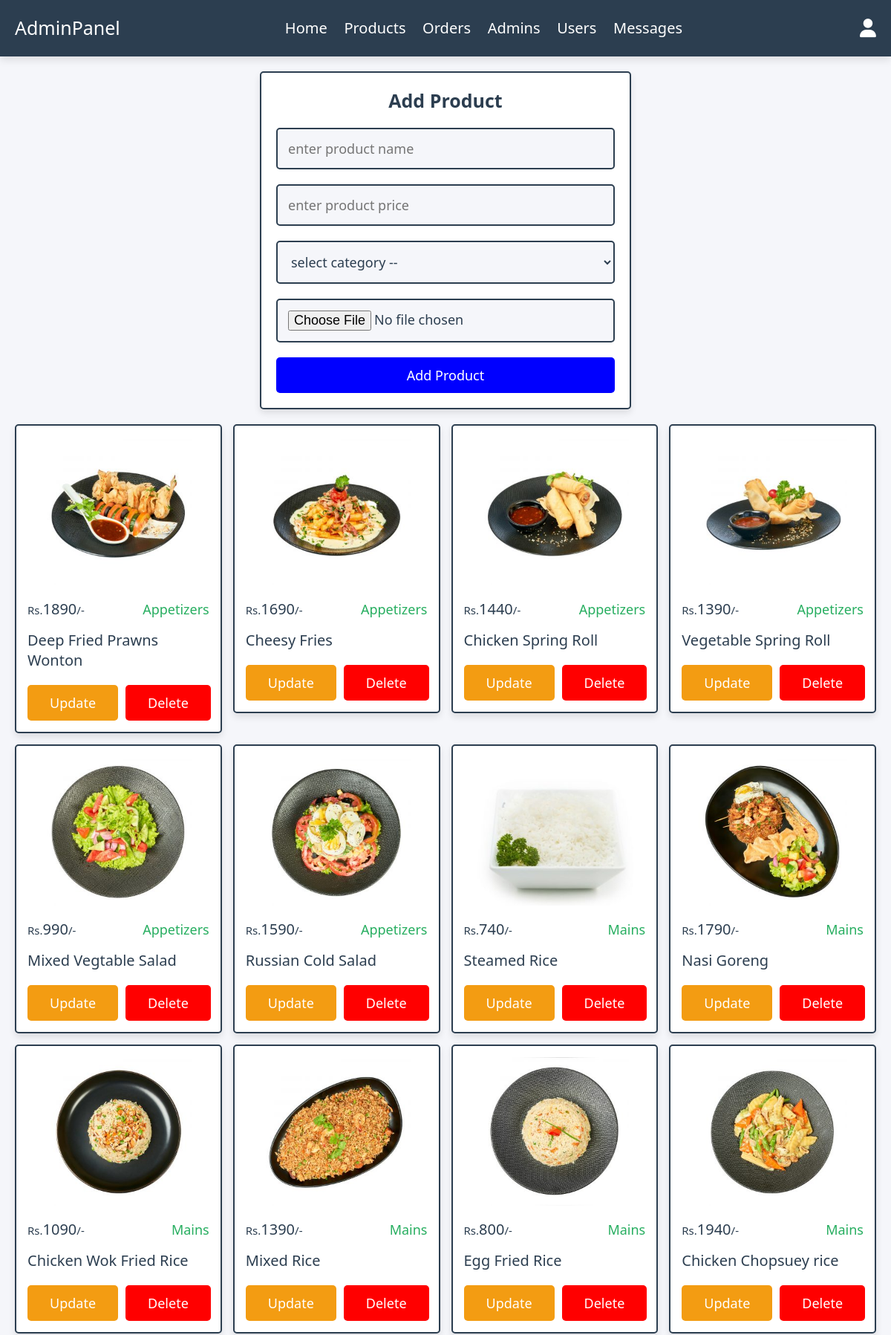
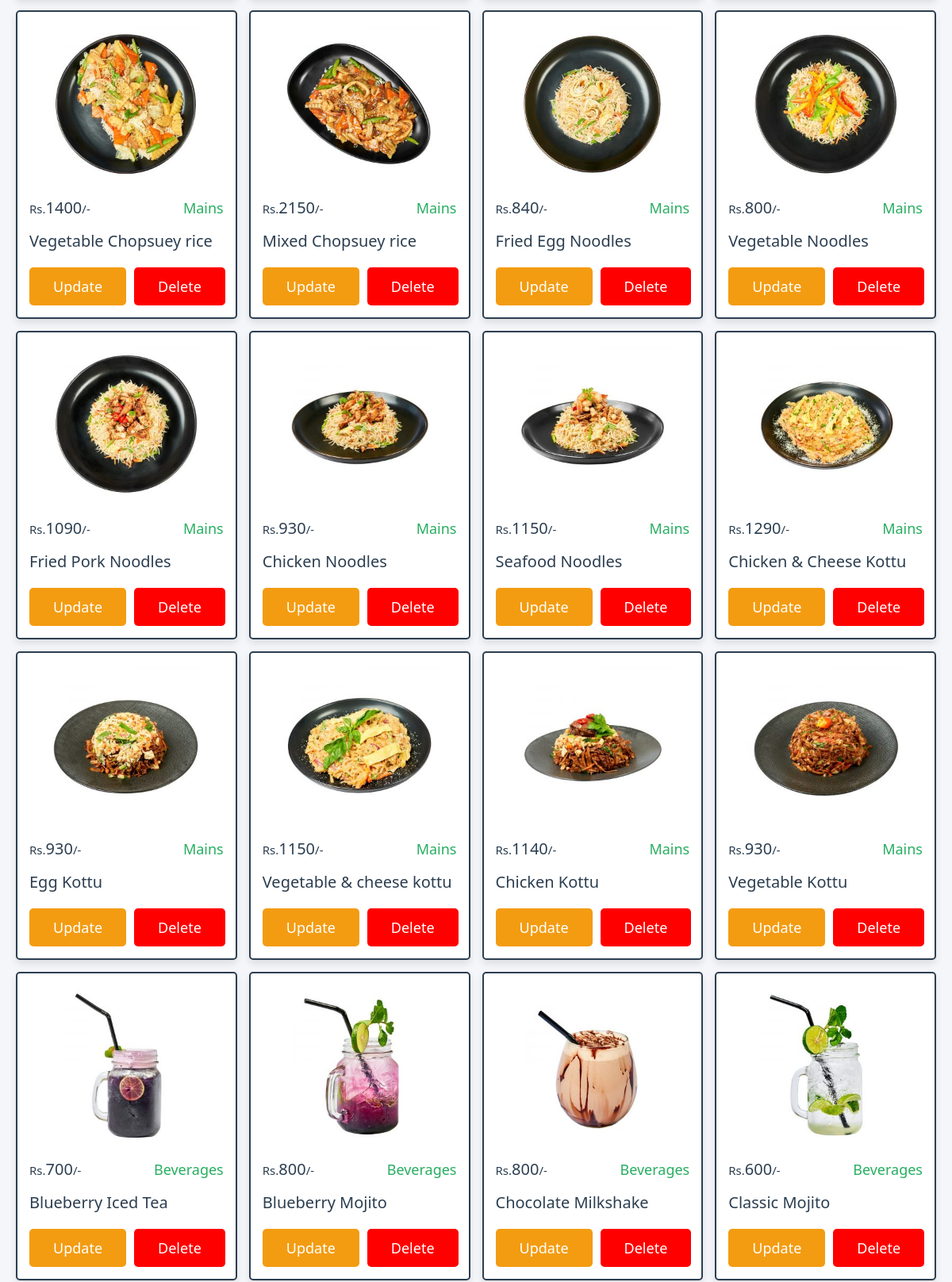
The app's page /admin/products.php (signed in, upper part) with its own data (2 pictures, top to bottom).
### tables this page shows
CREATE TABLE `products` (
  `id` int(100) NOT NULL,
  `name` varchar(100) NOT NULL,
  `category` varchar(100) NOT NULL,
  `price` int(10) NOT NULL,
  `image` varchar(100) NOT NULL
);

### admin/products.php (the view, shortened to what this page needs)
<?php
include '../components/connect.php';
?>
<!DOCTYPE html>
<html lang="en">
<head>
   <link rel="stylesheet" href="https://cdnjs.cloudflare.com/ajax/libs/font-awesome/6.1.1/css/all.min.css">
   <link rel="stylesheet" href="../css/admin_style.css">
</head>
<body>
<?php include '../components/admin_header.php' ?>
<section class="add-products">
   <form action="" method="POST" enctype="multipart/form-data">
      <h3>add product</h3>
      <input type="text" required placeholder="enter product name" name="name" maxlength="100" class="box">
      <input type="number" min="0" max="9999999999" required placeholder="enter product price" name="price" onkeypress="if(this.value.length == 10) return false;" class="box">
      <select name="category" class="box" required>
         <option value="" disabled selected>select category --</option>
      </select>
      <input type="file" name="image" class="box" accept="image/jpg, image/jpeg, image/png, image/webp" required>
      <input type="submit" value="add product" name="add_product" class="btn">
   </form>
</section>
<section class="show-products" style="padding-top: 0;">
   <div class="box-container">
   <?php
      $show_products = $conn->prepare("SELECT * FROM `products`");
      $show_products->execute();
      if($show_products->rowCount() > 0){
         while($fetch_products = $show_products->fetch(PDO::FETCH_ASSOC)){
   ?>
   <div class="box">
      <img src="../uploaded_img/<?= $fetch_products['image']; ?>" alt="">
      <div class="flex">
         <div class="price"><span>Rs.</span><?= $fetch_products['price']; ?><span>/-</span></div>
         <div class="category"><?= $fetch_products['category']; ?></div>
      </div>
      <div class="name"><?= $fetch_products['name']; ?></div>
      <div class="flex-btn">
         <a href="update_product.php?update=<?= $fetch_products['id']; ?>" class="option-btn">update</a>
         <a href="products.php?delete=<?= $fetch_products['id']; ?>" class="delete-btn" onclick="return confirm('delete this product?');">delete</a>
      </div>
   </div>
   <?php
         }
      }else{
         echo '<p class="empty">no products added yet!</p>';
      }
   ?>
   </div>
</section>
</body>
</html>

### css/admin_style.css (style rules this page uses)
:root { --main-color: #27ae60; --red: #e74c3c; --orange: #f39c12; --black: #2c3e50; --white: #fff; --light-bg: #f5f6fa; --light-color: #999; --border: .2rem solid var(--black); --box-shadow: 0 .5rem 1rem rgba(0,0,0,.1); }
* { Font-family: Calibri, Candara, Segoe, Segoe UI, Optima, Arial, sans-serif; margin:0; padding:0; box-sizing: border-box; text-decoration: none; outline: none; border:none; }
html { font-size: 62.5%; overflow-x: hidden; }
body { background-color: var(--light-bg); }
section { max-width: 2200px; margin:0 auto; padding:2rem; }
.btn, .delete-btn, .option-btn { display: block; margin-top: 1rem; border-radius: .5rem; cursor: pointer; width: 100%; font-size: 1.8rem; color:var(--white); padding:1.2rem 3rem; text-transform: capitalize; text-align: center; }
.btn { background-color:blue; }
.delete-btn { background-color:red; }
.option-btn { background-color: var(--orange); }
.flex-btn { display: flex; gap:1rem; }
.add-products form { margin:0 auto; max-width: 50rem; background-color: var(--white); border-radius: .5rem; box-shadow: var(--box-shadow); border:var(--border); padding:2rem; text-align: center; }
.add-products form h3 { margin-bottom: 1rem; font-size: 2.5rem; color:var(--black); text-transform: capitalize; }
.add-products form .box { background-color: var(--light-bg); border:var(--border); width: 100%; padding:1.4rem; font-size: 1.8rem; color:var(--black); border-radius: .5rem; margin: 1rem 0; }
.show-products .box-container { display: grid; grid-template-columns: repeat(auto-fit, minmax(27rem, 1fr)); gap:1.5rem; justify-content: center; align-items: flex-start; }
.show-products .box-container .box { background-color: var(--white); border-radius: .5rem; box-shadow: var(--box-shadow); border:var(--border); padding:1.5rem; }
.show-products .box-container .box img { width: 100%; height: 20rem; object-fit: contain; margin-bottom: 1rem; }
.show-products .box-container .box .name { font-size: 2rem; color:var(--black); padding:1rem 0; }
.show-products .box-container .box .flex { display: flex; align-items: center; gap:1rem; justify-content: space-between; }
.show-products .box-container .box .flex .category { font-size: 1.8rem; color:var(--main-color); }
.show-products .box-container .box .flex .price { font-size: 2rem; color:var(--black); margin:.5rem 0; }
.show-products .box-container .box .flex .price span { font-size: 1.5rem; }

### records on screen
products: image (picture), price "1890", category "Appetizers", name "Deep Fried Prawns Wonton"
products: image (picture), price "1690", category "Appetizers", name "Cheesy Fries"
products: image (picture), price "1440", category "Appetizers", name "Chicken Spring Roll"
products: image (picture), price "1390", category "Appetizers", name "Vegetable Spring Roll"
products: image (picture), price "990", category "Appetizers", name "Mixed Vegtable Salad"
products: image (picture), price "1590", category "Appetizers", name "Russian Cold Salad"
products: image (picture), price "740", category "Mains", name "Steamed Rice"
products: image (picture), price "1790", category "Mains", name "Nasi Goreng"
products: image (picture), price "1090", category "Mains", name "Chicken Wok Fried Rice"
products: image (picture), price "1390", category "Mains", name "Mixed Rice"
products: image (picture), price "800", category "Mains", name "Egg Fried Rice"
products: image (picture), price "1940", category "Mains", name "Chicken Chopsuey rice"
products: image (picture), price "1400", category "Mains", name "Vegetable Chopsuey rice"
products: image (picture), price "2150", category "Mains", name "Mixed Chopsuey rice"
products: image (picture), price "840", category "Mains", name "Fried Egg Noodles"
products: image (picture), price "800", category "Mains", name "Vegetable Noodles"
products: image (picture), price "1090", category "Mains", name "Fried Pork Noodles"
products: image (picture), price "930", category "Mains", name "Chicken Noodles"
products: image (picture), price "1150", category "Mains", name "Seafood Noodles"
products: image (picture), price "1290", category "Mains", name "Chicken & Cheese Kottu"
products: image (picture), price "930", category "Mains", name "Egg Kottu"
products: image (picture), price "1150", category "Mains", name "Vegetable & cheese kottu"
products: image (picture), price "1140", category "Mains", name "Chicken Kottu"
products: image (picture), price "930", category "Mains", name "Vegetable Kottu"
products: image (picture), price "700", category "Beverages", name "Blueberry Iced Tea"
products: image (picture), price "800", category "Beverages", name "Blueberry Mojito"
products: image (picture), price "800", category "Beverages", name "Chocolate Milkshake"
products: image (picture), price "600", category "Beverages", name "Classic Mojito"
